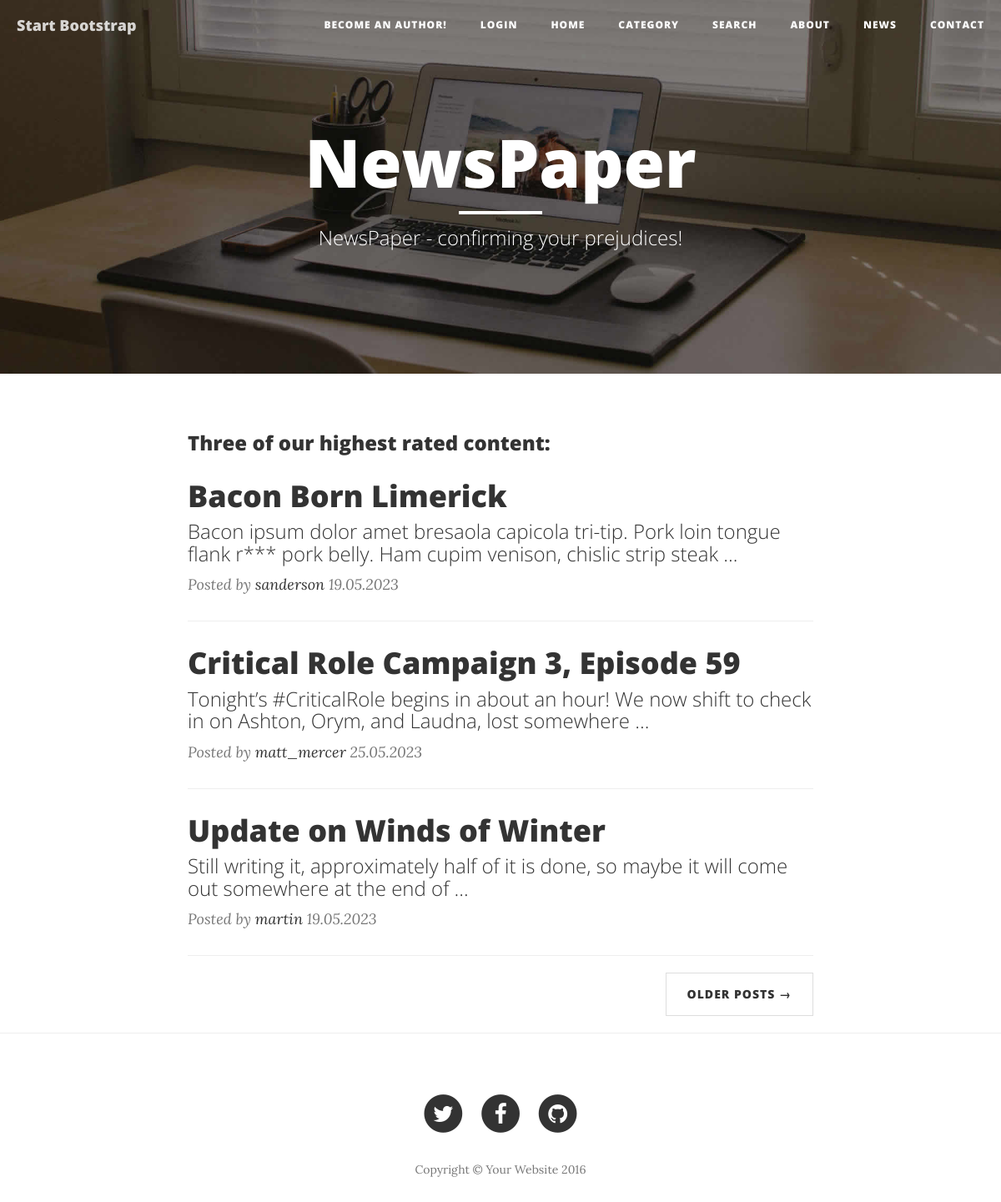
The page / on the database its author committed.
### news/models.py (models this page shows, shortened)
class Post(models.Model):
    author = models.ForeignKey(Author, on_delete=models.CASCADE)
    type = models.CharField(max_length=1, choices=POST_TYPE)
    publication_date = models.DateField(auto_now_add = True)
    title = models.CharField(max_length=100)
    content = models.TextField()
    rating = models.IntegerField(default = 0)
    category = models.ManyToManyField(Category, through='PostCategory')

class Author(models.Model):
    user = models.OneToOneField(User, on_delete=models.CASCADE)
    rating = models.IntegerField(default = 0)

### news/views.py (the view)
# urls.py: path('', PostsList.as_view()),
class PostsList(ListView):
    model = Post
    template_name = 'flatpages/index.html'
    context_object_name = 'posts_list'
    def get_queryset(self, *args, **kwargs):
        qs = super(PostsList, self).get_queryset(*args, **kwargs)
        qs = qs.order_by("-rating")
        qs = qs.all()[:3]
        return qs

### news/templatetags/custom_filters.py (called while the page is built)
@register.filter()
def censor(value):
    if not isinstance(value, str):
        raise ValueError("Filter *censor* only operates with str type, not", type(value))
    text = value.lower() # using extra variable to keep original register... original
    for word in BLACKLIST:
        i = 0
        while i < 100:
            i += 1
            cursor = text.find(word) # if none found, returns -1, else - returns the position of first character
            if cursor != -1:
                censored_word = "*" * (len(word) - 1) # asterisks without first letter
                value = censored_word.join([value[:cursor + 1], value[cursor + len(word):]])
                text = value.lower()
            else:
                break
    return value

### news/templatetags/custom_tags.py (called while the page is built)
@register.filter('in_group')
def in_group(user, group_name):
    return user.groups.filter(name=group_name).exists()

### templates/flatpages/index.html
{% extends 'flatpages/default.html' %}
{% load custom_filters %}
{% block title %}
NewsPaper
{% endblock title %}
{% block undertitle %}
NewsPaper - confirming your prejudices!
{% endblock undertitle %}
{% block content %}
<div class="container">
    <div class="row">
        <div class="col-lg-8 col-lg-offset-2 col-md-10 col-md-offset-1">
            <h3>Three of our highest rated content: </h3>
            {% for post in posts_list %}
                <div class="post-preview">
                    <a href="http://127.0.0.1:8000/news/{{ post.pk }}">
                        <h2 class="post-title">
                            {{ post.title|censor }}
                        </h2>
                        <h3 class="post-subtitle">
                            {{ post.content|truncatewords:20|censor }}
                        </h3>
                    </a>
                    <p class="post-meta">
                        Posted by <a href="#">{{ post.author.user.username }}</a>
                        {{ post.publication_date|date:'d.m.Y' }}
                    </p>
                </div>
                <hr>
            {% empty %}
                <h1>No news, yet! Hold on</h1>
                <hr>
            {% endfor %}
            <ul class="pager">
                <li class="next">
                    <a href="#">Older Posts &rarr;</a>
                </li>
            </ul>
        </div>
    </div>
</div>
{% endblock content %}

### rows shown on the page
Post: title|censor "Bacon Born Limerick", content|censor "Bacon ipsum dolor amet bresaola capicola tri-tip. Pork loin tongue flank r*** pork belly. Ham cupim venison, chislic strip steak …", author.user.username "sanderson", publication_date "19.05.2023"
Post: title|censor "Critical Role Campaign 3, Episode 59", content|censor "Tonight’s #CriticalRole begins in about an hour! We now shift to check in on Ashton, Orym, and Laudna, lost somewhere …", author.user.username "matt_mercer", publication_date "25.05.2023"
Post: title|censor "Update on Winds of Winter", content|censor "Still writing it, approximately half of it is done, so maybe it will come out somewhere at the end of …", author.user.username "martin", publication_date "19.05.2023"
